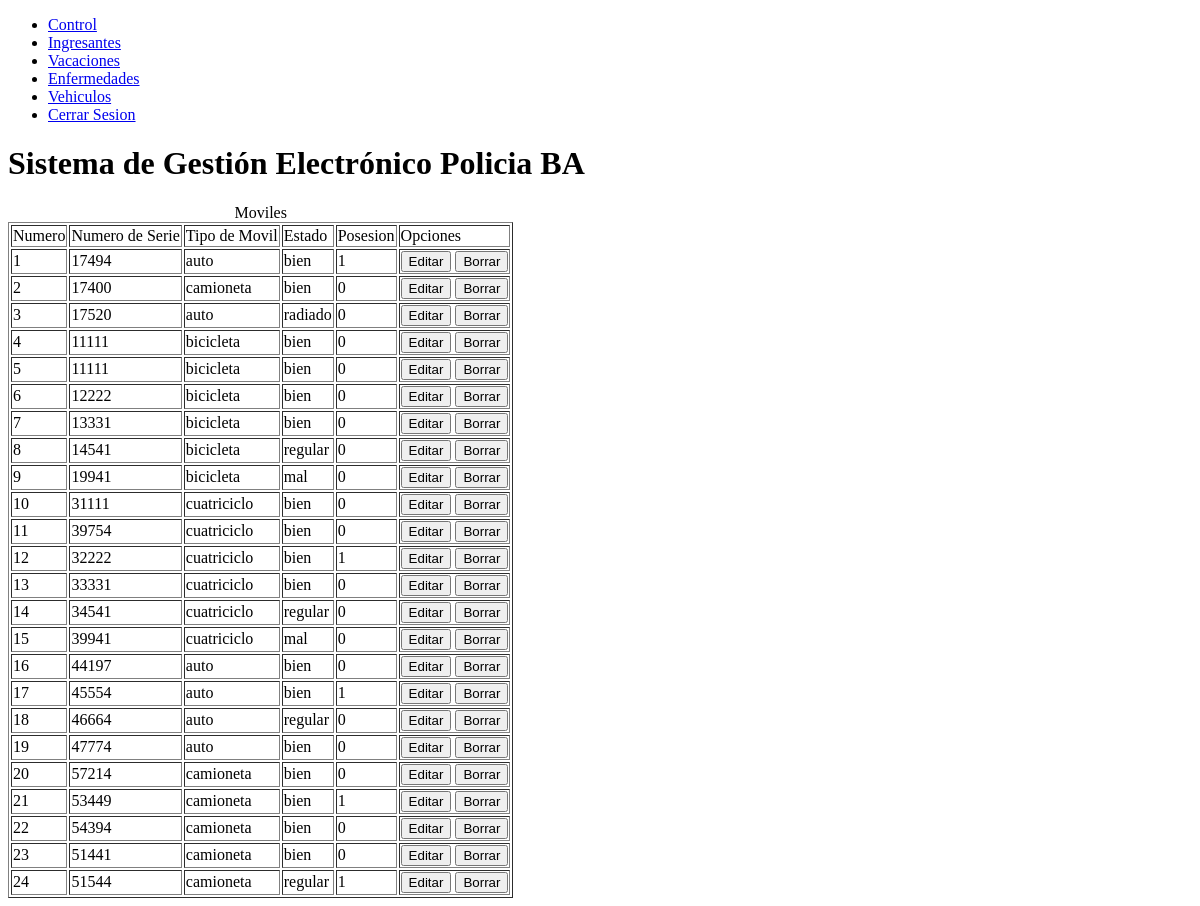
Before: /administradores/vehiculos.php (signed in) with the older database file.
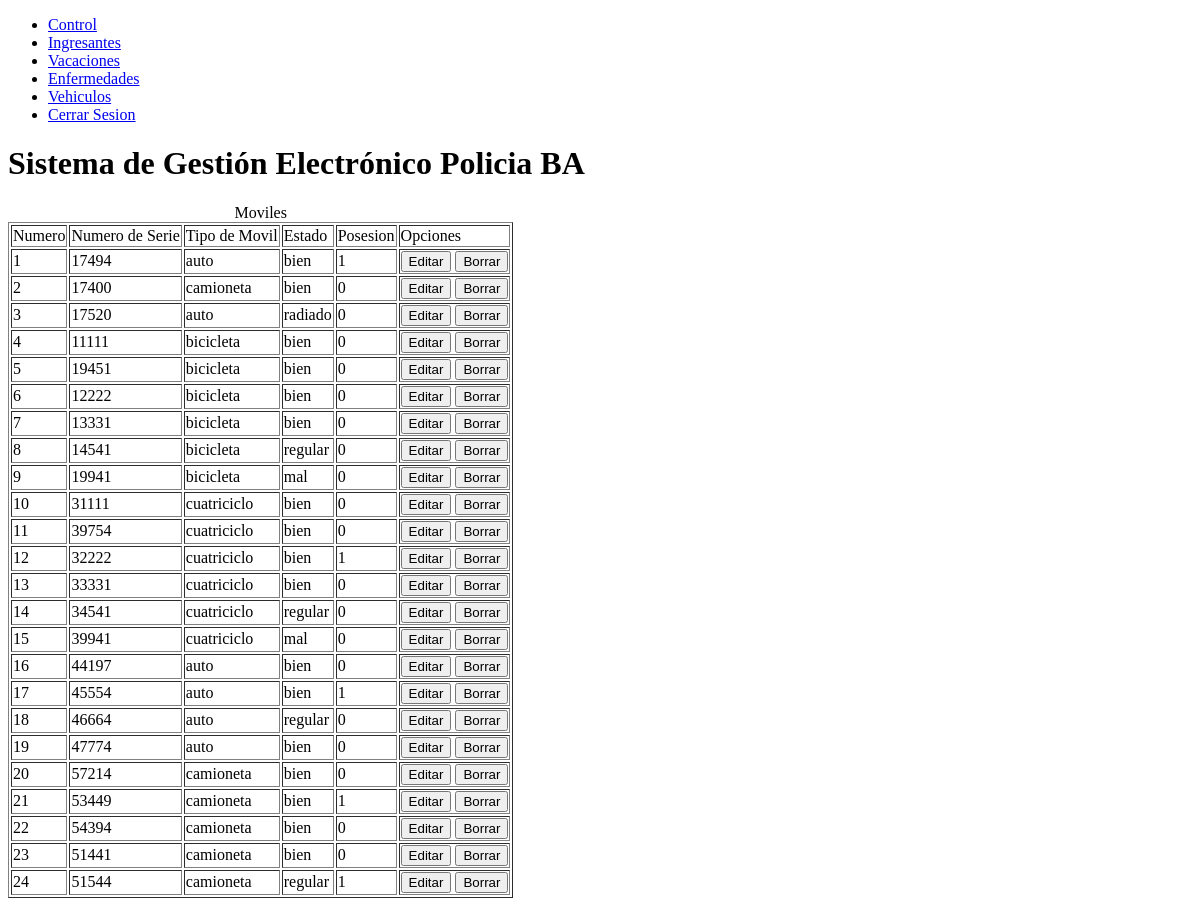
After: the same page with the newer database file.
### tables this page shows
CREATE TABLE `moviles` (
  `movil_id` int(11) NOT NULL,
  `nro_serie` int(11) NOT NULL,
  `tipo_movil` varchar(50) NOT NULL,
  `estado` varchar(50) NOT NULL,
  `posesion` tinyint(1) NOT NULL,
  `fecha_borrado` date DEFAULT NULL
);

### administradores/vehiculos.php (the view, shortened to what this page needs)
<?php
    include("../conexion.php");
    $sql="SELECT movil_id , nro_serie ,tipo_movil , estado , posesion FROM moviles WHERE estado <>'borrado' ";
    $rta= mysqli_query($conexion,$sql) or
    die("Problemas en el select:".mysqli_error($conexion));
    $numero=1;
?>
<!DOCTYPE html>
<html lang="en">
<head>
</head>
<body>
    <nav>
        <ul>
            <li><a href="index.php">Control</a></li>
            <li><a href="ingresantes.php">Ingresantes</a></li>
            <li><a href="vacaciones.php">Vacaciones</a></li>
            <li><a href="enfermedades.php">Enfermedades</a></li>
            <li><a href="vehiculos.php">Vehiculos</a></li>
            <li><a href="../cerrar_session.php">Cerrar Sesion</a></li>
        </ul>
    </nav>
    <h1>Sistema de Gestión Electrónico Policia BA</h1>
    <table border="1">
        <caption>Moviles</caption>
        <tr>
            <td>Numero</td>
            <td>Numero de Serie</td>
            <td>Tipo de Movil</td>
            <td>Estado</td>
            <td>Posesion</td>
            <td>Opciones</td>
        </tr>
    <?php
        while ($mostrar = mysqli_fetch_array($rta))
        {
    ?>
        <tr>
            <td> <?php echo $numero ?> </td>
            <td> <?php echo $mostrar['nro_serie'] ?> </td>
            <td> <?php echo $mostrar['tipo_movil'] ?> </td>
            <td> <?php echo $mostrar['estado'] ?> </td>
            <td> <?php echo $mostrar['posesion'] ?> </td>
            <td>
                <form method="POST">
                    <input type="submit" name="opcion" value="Editar">
                    <input type="submit" name="opcion" value="Borrar">
                </form>
            </td>
        </tr>
    <?php
        $numero++;
        }
    ?>
    </table>
</body>
</html>

Changed rows visible on the page:
changed moviles (number 5 of 24 on the later page): nro_serie "11111" → "19451"
